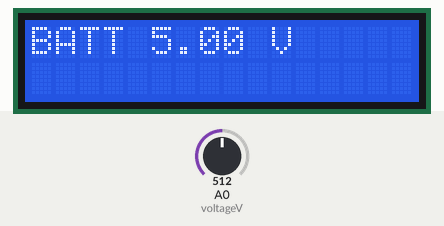
The sketch below on a simulated Arduino Uno, built with avr-gcc and run on an emulated ATmega328P. On the bench: 16×2 character LCD. The inputs (shaded band) are chosen by the test bench; at power-on: A0 (voltageV) = 512.

Above: at 1.2 s.
1.3 s: A0 (voltageV) set to 716
At 2.8 s:
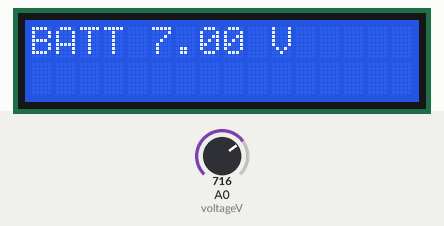
3.1 s: A0 (voltageV) set to 900
At 4.3 s:
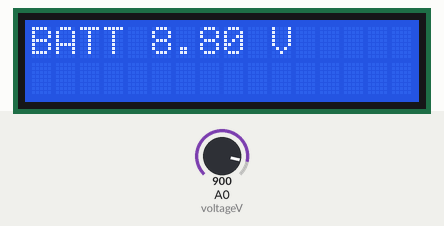
4.6 s: A0 (voltageV) set to 1023
At 6.0 s:
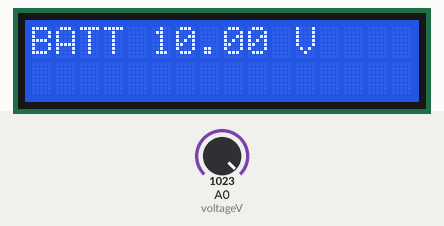
Timing chart, 0 to 7.6 s (numbered marks = the images above; inputs shaded):
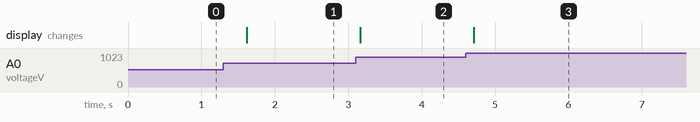

Measured:
- after the input at 1.3 s, the display: changes after 0.32 s (image 1)
- after the input at 3.1 s, the display: changes after 0.06 s (image 2)
- after the input at 4.6 s, the display: changes after 0.11 s (image 3)

The sketch:

VoltegeMeas_Case1.ino
```cpp
// Voltage Measurement using Arduino UNO - Case 1

#include <LiquidCrystal_I2C.h>
#include <Wire.h>

LiquidCrystal_I2C lcd(0x27, 16, 2);   // try 0x3F if blank

int voltageV = A0;   // it is the input pin

void setup() {
  pinMode(voltageV, INPUT);
  lcd.init();
  lcd.backlight();
}

void loop() {
  int VoltageMsmt = analogRead(voltageV);
  float Vcalc = (5.0 / 1023) * VoltageMsmt;
  Vcalc = Vcalc * 2.0;   // theoretical (10k+10k)/10k; replace with your calibrated value

  lcd.setCursor(0, 0);
  lcd.print("BATT ");
  lcd.print(Vcalc);
  lcd.print(" V   ");   // spaces clear leftover digits

  delay(500);  // Added to stabilize screen fluctuations
}
```
